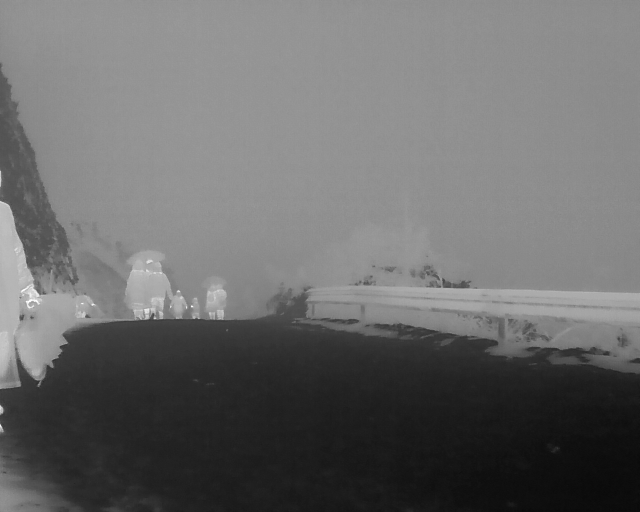
#> input picture datasets/AWMM/test/src/001.png, 1280 x 1024 px, found by its file name (shown at 1/2 size); its folder holds 4 pictures in this run
$ python Tir_patches.py
#> lines starting #> are read from the running program, lines starting #| are printed output that depends on the picture; pictures that were not available may be replaced by others from this repository, and a replacement may not be noted

import os
import argparse
import cv2
import numpy as np
import pandas as pd
from tqdm import tqdm


def compute_starts(L: int, patch: int, stride: int, cover_edges: bool):

    assert L >= patch, "Image size is too small!"

    starts = list(range(0, L - patch + 1, stride))
    if cover_edges:
        last = L - patch
        if starts[-1] != last:
            starts.append(last)
    return starts

def ensure_dir(p):
    os.makedirs(p, exist_ok=True)

def save_patch(img, y, x, patch_size, out_dir, base):
    patch = img[y:y+patch_size, x:x+patch_size]
    out_name = f"{base}_y{y:05d}_x{x:05d}.png"
    cv2.imwrite(os.path.join(out_dir, out_name), patch)
    return out_name

def patchify_pair_dir(src, tgt,c_src,b_src,n_src, out_src, out_tgt,out_c_src, out_b_src, out_n_src, P, S, cover):

#> called with src = '../../datasets/HM-TIR/train/src', tgt = '../../datasets/HM-TIR/train/tgt', c_src = '../../datasets/HM-TIR/train/Contrast', b_src = '../../datasets/HM-TIR/train/Blur', n_src = '../../datasets/HM-TIR/train/Noise', out_src = '../../datasets/HM-TIR/train/patches/src', out_tgt = '../../datasets/HM-TIR/train/patches/tgt', out_b_src = '../../datasets/HM-TIR/train/patches/Blur'
    ensure_dir(out_src)
    ensure_dir(out_tgt)
    ensure_dir(out_c_src)
    ensure_dir(out_b_src)
    ensure_dir(out_n_src)

    p_num = 0
    pairs = []
    img_list = sorted([f for f in os.listdir(tgt) if f.lower().endswith(".png")])
    for name in tqdm(img_list, desc=f"Patchifying {os.path.basename(os.path.dirname(out_src))}"):
        base = os.path.splitext(name)[0]
        src_path = os.path.join(src, name)
        tgt_path = os.path.join(tgt, name)
        c_src_path = os.path.join(c_src, name)
        b_src_path = os.path.join(b_src, name)
        n_src_path = os.path.join(n_src, name)
        if not (os.path.isfile(src_path) and os.path.isfile(tgt_path)):
            continue

        src_img = cv2.imread(src_path, cv2.IMREAD_GRAYSCALE)
#> src_img is the input picture: shape (1024, 1280); min 8, max 255, mean 106.4
        tgt_img = cv2.imread(tgt_path, cv2.IMREAD_GRAYSCALE)
        c_src_img = cv2.imread(c_src_path, cv2.IMREAD_GRAYSCALE)
        b_src_img = cv2.imread(b_src_path, cv2.IMREAD_GRAYSCALE)
        n_src_img = cv2.imread(n_src_path, cv2.IMREAD_GRAYSCALE)
        H, W = src_img.shape
#> H = 1024; W = 1280
        assert tgt_img.shape == (H, W), f"Size mismatch: {src_path} vs {tgt_path}"

        ys = compute_starts(H, P, S, cover)
#> ys = [0, 128, 256, 384, 512, 640, 768]
        xs = compute_starts(W, P, S, cover)

        patch_names = []
        for y in ys:
            y = min(y, H - P) if H >= P else 0
            for x in xs:
                x = min(x, W - P) if W >= P else 0
                if y + P <= H and x + P <= W:
                    save_patch(src_img, y, x, P, out_src, base)
                    save_patch(c_src_img, y, x, P, out_c_src, base)
                    save_patch(b_src_img, y, x, P, out_b_src, base)
                    save_patch(n_src_img, y, x, P, out_n_src, base)
                    out_name = save_patch(tgt_img, y, x, P, out_tgt, base)
                    patch_names.append(out_name)
                    p_num += 1
#> this loop made 7 passes
#> pass 1, in save_patch, `patch = img[y:y+patch_size, x:x+patch_size]`:
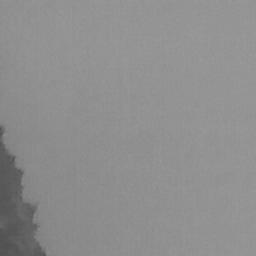
#> patch: shape (256, 256); min 81, max 154, mean 142.1
#> pass 1, in save_patch (call 6), `patch = img[y:y+patch_size, x:x+patch_size]`:
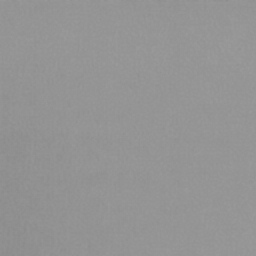
#> patch: shape (256, 256); min 139, max 155, mean 147.6
#> after the loop, p_num = 63; patch_names = 63 items, first 6: '001_y00000_x00000.png', '001_y00000_x00128.png', '001_y00000_x00256.png', '001_y00000_x00384.png', '001_y00000_x00512.png', '001_y00000_x00640.png'
        if patch_names:
            pairs.append((base, patch_names))
    return pairs, p_num


def propagate_labels_to_patches(labels_csv, patch_pairs, out_labels_csv):
    df = pd.read_csv(labels_csv, index_col="name", dtype={"name": str})
    df.index = df.index.astype(str)
    rows = {}
    for base, patch_list in patch_pairs:
        base = base+".png"
        if base not in df.index:
            continue
        onehot = df.loc[base].tolist()
        for fname in patch_list:
            stem = os.path.splitext(fname)[0]
            rows[f"{stem}.png"] = onehot
    if rows:
        out_df = pd.DataFrame.from_dict(rows, orient="index", columns=["contrast", "blur", "noise", "strength"])
        out_df.to_csv(out_labels_csv, index_label="name", index=True)

def main():
    ap = argparse.ArgumentParser()
    ap.add_argument("--root", type=str, default="../../datasets/HM-TIR/train/")
    ap.add_argument("--patch_size", type=int, default=256)
    ap.add_argument("--stride", type=int, default=128)
    ap.add_argument("--cover_edges", type=int, default=0, help="1 covers to the right/bottom edge; 0 discards incomplete blocks")
    args = ap.parse_args()

    P = args.patch_size
    S = args.stride
    cover = bool(args.cover_edges)
    src = os.path.join(args.root, "src")
    tgt = os.path.join(args.root, "tgt")
    c_src = os.path.join(args.root, "Contrast")
    b_src = os.path.join(args.root, "Blur")
    n_src = os.path.join(args.root, "Noise")
    out_src = os.path.join(args.root, "patches", "src")
    out_tgt = os.path.join(args.root, "patches", "tgt")
    out_c_src = os.path.join(args.root, "patches", "Contrast")
    out_b_src = os.path.join(args.root, "patches", "Blur")
    out_n_src = os.path.join(args.root, "patches", "Noise")
    train_labels_csv = os.path.join(args.root,  "labels.csv")

    pairs, p_num = patchify_pair_dir(src, tgt,c_src,b_src,n_src, out_src, out_tgt,out_c_src, out_b_src, out_n_src, P, S, cover)
#> pairs = 1 item; p_num = 63
    print(f"Patches for train: {p_num}")
#| Patches for train: 63
    out_train_labels = os.path.join(args.root, "patches", "labels.csv")

    if os.path.isfile(train_labels_csv):
        propagate_labels_to_patches(train_labels_csv, pairs, out_train_labels)
    else:
        print(f"[Warn] train labels not found: {train_labels_csv}")


if __name__ == "__main__":

    main()

$ run again, on datasets/AWMM/test/src/005.png
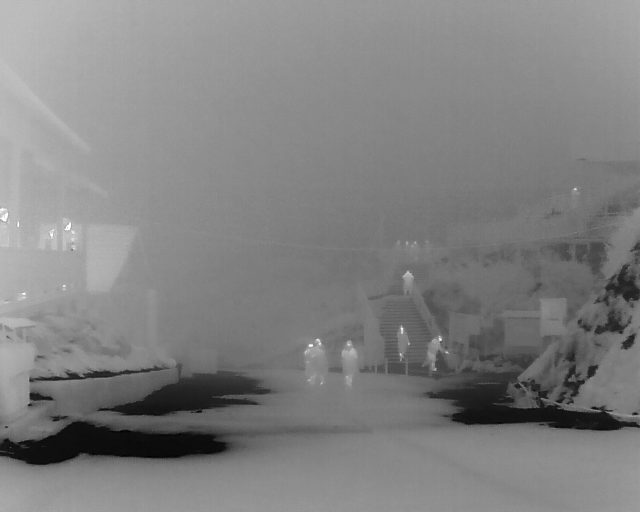
#> input picture datasets/AWMM/test/src/005.png, 1280 x 1024 px, found by its file name (shown at 1/2 size)
#> in patchify_pair_dir, src_img is the input picture: shape (1024, 1280); min 0, max 255, mean 128.9
#> the loop in patchify_pair_dir, `for y in ys:` made 7 passes
#> pass 1, in save_patch, `patch = img[y:y+patch_size, x:x+patch_size]`:
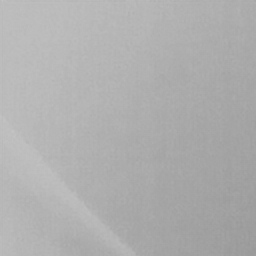
#> patch: shape (256, 256); min 152, max 196, mean 174.6
#> pass 1, in save_patch (call 6), `patch = img[y:y+patch_size, x:x+patch_size]`:
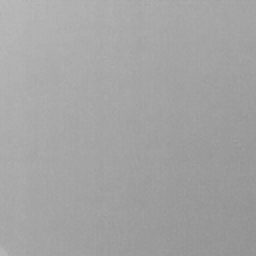
#> patch: shape (256, 256); min 145, max 186, mean 163.3
#> after the loop in patchify_pair_dir, `for y in ys:`: p_num = 63; patch_names = 63 items, first 6: '005_y00000_x00000.png', '005_y00000_x00128.png', '005_y00000_x00256.png', '005_y00000_x00384.png', '005_y00000_x00512.png', '005_y00000_x00640.png'
#> in main, `pairs, p_num = patchify_pair_dir(src, tgt,c_src,b_src,n_src, out_src, ..`: pairs = 1 item; p_num = 63
#| Patches for train: 63

$ run again, on datasets/AWMM/test/src/010.png
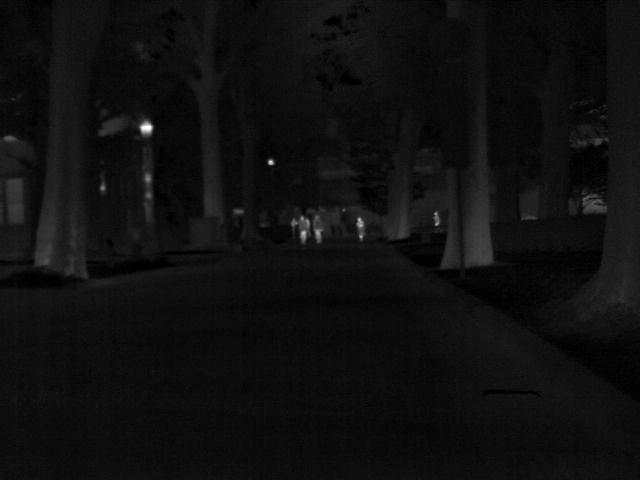
#> input picture datasets/AWMM/test/src/010.png, 640 x 480 px, found by its file name
#> in patchify_pair_dir, src_img is the input picture: shape (480, 640); min 0, max 255, mean 15.2
#> the loop in patchify_pair_dir, `for y in ys:` made 2 passes
#> pass 1, in save_patch (call 11), `patch = img[y:y+patch_size, x:x+patch_size]`:
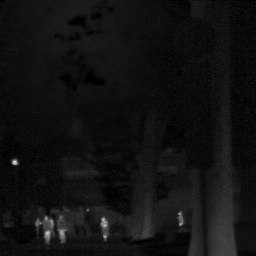
#> patch: shape (256, 256); min 0, max 228, mean 17.5
#> pass 1, in save_patch (call 16), `patch = img[y:y+patch_size, x:x+patch_size]`:
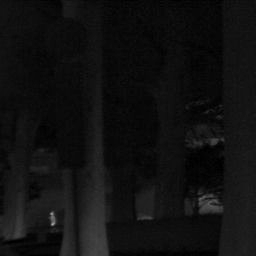
#> patch: shape (256, 256); min 0, max 169, mean 16.4
#> after the loop in patchify_pair_dir, `for y in ys:`: p_num = 8; patch_names = ['010_y00000_x00000.png', '010_y00000_x00128.png', '010_y00000_x00256.png', '010_y00000_x00384.png', '010_y00128_x00000.png', '010_y00128_x00128.png', '010_y00128_x00256.png', '010_y00128_x00384.png']
#> in main, `pairs, p_num = patchify_pair_dir(src, tgt,c_src,b_src,n_src, out_src, ..`: pairs = [('010', ['010_y00000_x00000.png', '010_y00000_x00128.png', '010_y00000_x00256.png', '010_y00000_x00384.png', '010_y00128_x00000.png', '010_y00128_x00128.png', '010_y00128_x00256.png', '010_y00128_x00384.png'])]; p_num = 8
#| Patches for train: 8

$ run again, on datasets/AWMM/test/src/012.png
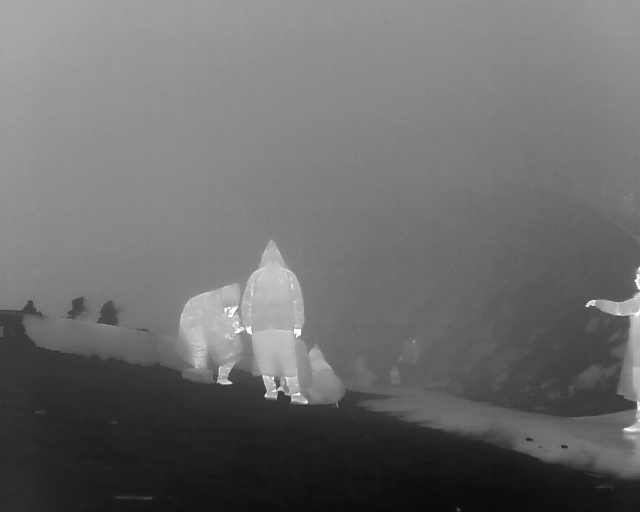
#> input picture datasets/AWMM/test/src/012.png, 1280 x 1024 px, found by its file name (shown at 1/2 size)
#> in patchify_pair_dir, src_img is the input picture: shape (1024, 1280); min 7, max 255, mean 107.5
#> the loop in patchify_pair_dir, `for y in ys:` made 7 passes
#> pass 1, in save_patch, `patch = img[y:y+patch_size, x:x+patch_size]`:
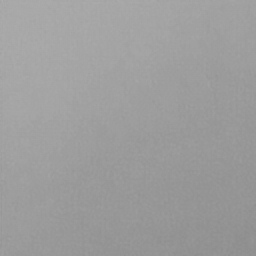
#> patch: shape (256, 256); min 140, max 174, mean 156.7
#> after the loop in patchify_pair_dir, `for y in ys:`: p_num = 63; patch_names = 63 items, first 6: '012_y00000_x00000.png', '012_y00000_x00128.png', '012_y00000_x00256.png', '012_y00000_x00384.png', '012_y00000_x00512.png', '012_y00000_x00640.png'
#> in main, `pairs, p_num = patchify_pair_dir(src, tgt,c_src,b_src,n_src, out_src, ..`: pairs = 1 item; p_num = 63
#| Patches for train: 63
